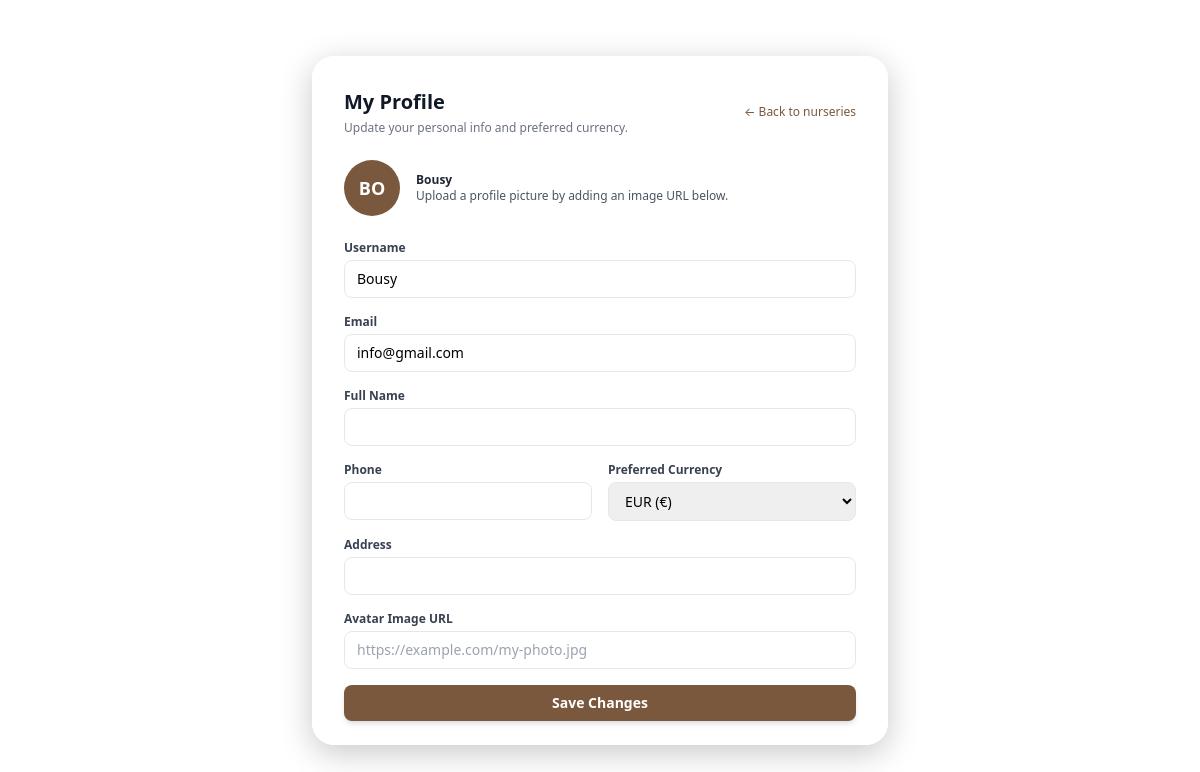
Screenshot of /profile (signed in) with the database file from the repository.
### models.py (models this page shows, shortened)
class User(db.Model):
    __tablename__ = "users"
    id = db.Column(db.Integer, primary_key=True)
    username = db.Column(db.String(80), unique=True, nullable=False)
    email = db.Column(db.String(120), unique=True, nullable=False)
    full_name = db.Column(db.String(120), nullable=True)
    phone = db.Column(db.String(30), nullable=True)
    address = db.Column(db.String(255), nullable=True)
    avatar_url = db.Column(db.String(255), nullable=True)
    password_hash = db.Column(db.String(255), nullable=False)
    preferred_currency = db.Column(db.String(3), default="EUR")
    created_at = db.Column(db.DateTime, server_default=db.func.now())
    updated_at = db.Column(
        db.DateTime,
        server_default=db.func.now(),
        onupdate=db.func.now()
    )
    reviews = db.relationship("Review", backref="user", lazy=True)

### app.py (the view, shortened to what this page needs)
@app.route("/profile", methods=["GET", "POST"])
def profile():
    lang = get_lang()
    user_id = session.get("user_id")
    if not user_id:
        return redirect(url_for("login_page", lang=lang))
    user = User.query.get_or_404(user_id)
    error = None
    success = False
    return render_template(
        "profile.html",
        lang=lang,
        user=user,
        error=error,
        success=success,
    )

### app.py (called while the page is built)
def get_lang():
    lang = request.args.get("lang")
    if lang not in ("en", "de", "ar"):
        lang = session.get("lang", "en")
    session["lang"] = lang
    return lang

@app.context_processor
def inject_lang():
    return {
        "current_lang": session.get("lang", "en"),
        "current_user_name": session.get("user_name"),
        "current_currency": session.get("currency", "EUR"),
    }

### templates/profile.html (shortened to what this page needs)
{% extends "base.html" %}
{% block content %}
<div class="w-full max-w-xl mx-auto">
    <div class="custom-card px-8 pt-8 pb-6">
        <div class="flex items-center justify-between mb-6">
            <div>
                <h2 class="text-xl font-semibold text-gray-900">My Profile</h2>
                <p class="text-xs text-gray-500 mt-1">
                    Update your personal info and preferred currency.
                </p>
            </div>
            <a href="{{ url_for('nurseries_page', lang=current_lang) }}"
               class="text-xs text-[#7A583E] hover:underline">
                ← Back to nurseries
            </a>
        </div>
        <div class="flex items-center gap-4 mb-6">
            <div class="w-14 h-14 rounded-full bg-[#7A583E] text-white flex items-center justify-center text-lg font-bold overflow-hidden">
                {% if user.avatar_url %}
                    <img src="{{ user.avatar_url }}" alt="Avatar" class="w-full h-full object-cover">
                {% else %}
                    {{ (user.username or 'U')[:2].upper() }}
                {% endif %}
            </div>
            <div class="text-xs text-gray-600">
                <p class="font-semibold text-gray-800">{{ user.username }}</p>
                <p>Upload a profile picture by adding an image URL below.</p>
            </div>
        </div>
        <form method="post" class="space-y-4">
            <div>
                <label class="block text-xs font-semibold text-gray-700 mb-1">Username</label>
                <input
                    type="text"
                    name="username"
                    value="{{ user.username or '' }}"
                    class="w-full px-3 py-2 rounded-lg border border-gray-200 focus:outline-none focus:ring-2 focus:ring-orange-400 text-sm"
                    required
                />
            </div>
            <div>
                <label class="block text-xs font-semibold text-gray-700 mb-1">Email</label>
                <input
                    type="email"
                    name="email"
                    value="{{ user.email or '' }}"
                    class="w-full px-3 py-2 rounded-lg border border-gray-200 focus:outline-none focus:ring-2 focus:ring-orange-400 text-sm"
                    required
                />
            </div>
            <div>
                <label class="block text-xs font-semibold text-gray-700 mb-1">Full Name</label>
                <input
                    type="text"
                    name="full_name"
                    value="{{ user.full_name or '' }}"
                    class="w-full px-3 py-2 rounded-lg border border-gray-200 focus:outline-none focus:ring-2 focus:ring-orange-400 text-sm"
                />
            </div>
            <div class="grid grid-cols-1 md:grid-cols-2 gap-4">
                <div>
                    <label class="block text-xs font-semibold text-gray-700 mb-1">Phone</label>
                    <input
                        type="text"
                        name="phone"
                        value="{{ user.phone or '' }}"
                        class="w-full px-3 py-2 rounded-lg border border-gray-200 focus:outline-none focus:ring-2 focus:ring-orange-400 text-sm"
                    />
                </div>
                <div>
                    <label class="block text-xs font-semibold text-gray-700 mb-1">Preferred Currency</label>
                    <select
                        name="preferred_currency"
                        class="w-full px-3 py-2 rounded-lg border border-gray-200 text-sm focus:outline-none focus:ring-2 focus:ring-orange-400">
                        <option value="EUR" {% if user.preferred_currency == 'EUR' %}selected{% endif %}>EUR (€)</option>
                    </select>
                </div>
            </div>
            <div>
                <label class="block text-xs font-semibold text-gray-700 mb-1">Address</label>
                <input
                    type="text"
                    name="address"
                    value="{{ user.address or '' }}"
                    class="w-full px-3 py-2 rounded-lg border border-gray-200 focus:outline-none focus:ring-2 focus:ring-orange-400 text-sm"
                />
            </div>
            <div>
                <label class="block text-xs font-semibold text-gray-700 mb-1">Avatar Image URL</label>
                <input
                    type="url"
                    name="avatar_url"
                    value="{{ user.avatar_url or '' }}"
                    class="w-full px-3 py-2 rounded-lg border border-gray-200 focus:outline-none focus:ring-2 focus:ring-orange-400 text-sm"
                    placeholder="https://example.com/my-photo.jpg"
                />
            </div>
            <button
                type="submit"
                class="w-full mt-2 btn-primary text-white font-semibold py-2 rounded-lg text-sm shadow-md">
                Save Changes
            </button>
        </form>
    </div>
</div>
{% endblock %}

### templates/base.html (style rules this page uses)
body { margin: 0; padding: 0; min-height: 100vh; background-image: url("https://images.pexels.com/photos/1741231/pexels-photo-1741231.jpeg"); background-size: cover; background-position: center; background-repeat: no-repeat; background-attachment: fixed; font-family: system-ui, -apple-system, BlinkMacSystemFont, "Segoe UI", sans-serif; }
.custom-card { background: rgba(255, 255, 255, 0.78); backdrop-filter: blur(8px); border-radius: 22px; box-shadow: 0 8px 32px rgba(0, 0, 0, 0.22); }
.btn-primary { background: #7A583E; color: white; transition: 0.2s ease-in-out; }

### rows the page displays
User: username "BO", username "Bousy", email "info@gmail.com", preferred_currency "EUR (€)"
